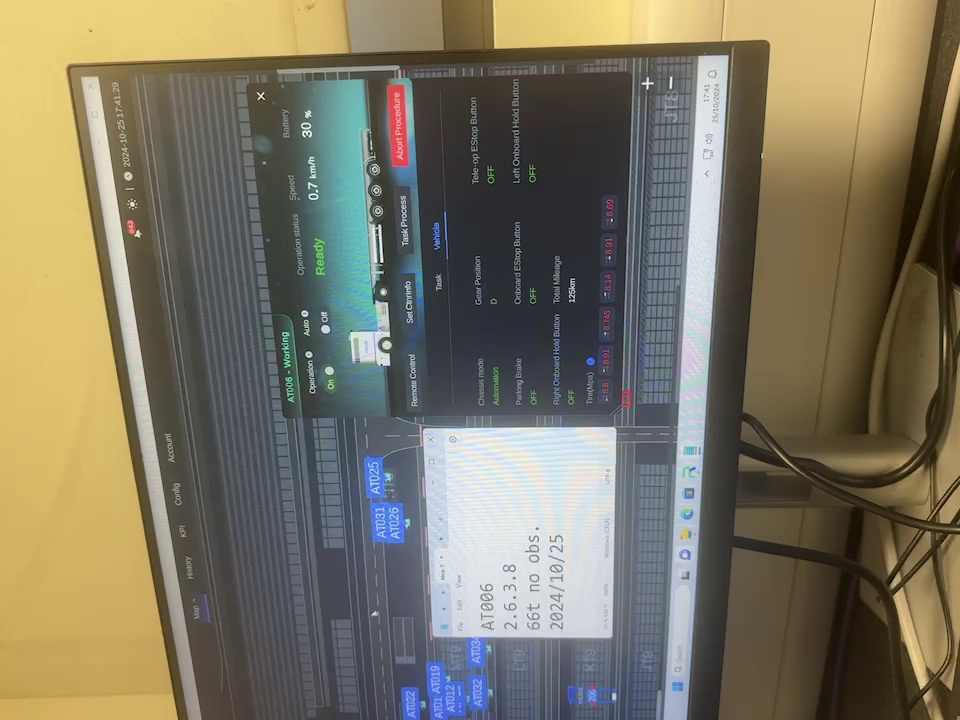
#> input picture frame_0029.jpg, 960 x 720 px; its folder holds only this picture in this run
$ python -i void_pre_processing.py   (imports and definitions only)
#> lines starting #> are read from the running program, lines starting #| are printed output that depends on the picture; after the words box and inside, x2 and y2 are one past the last pixel; in counts of white or black regions, pixels touching at a corner belong together
import cv2
import os
import numpy as np

# 这个千万别用 全部错的

# 定义输入文件夹（待处理图片）和输出文件夹（处理后的图片）
input_folder = "pre_processed_1"  # 替换成你的文件夹路径
output_folder = "processed_images"

# 确保输出文件夹存在
# [1 line not run here, left out]

# 预处理函数
def preprocess_image(image_path, output_path):
    # 读取图像
#> called with image_path = 'frame_0029.jpg', output_path = 'out.png'
    img = cv2.imread(image_path)
#> img is the input picture: shape (720, 960, 3); mean B, G, R 98.3, 117.3, 123.3
    if img is None:
        print(f"无法读取图像: {image_path}")
        return

    # 转换为灰度图
    gray = cv2.cvtColor(img, cv2.COLOR_BGR2GRAY)
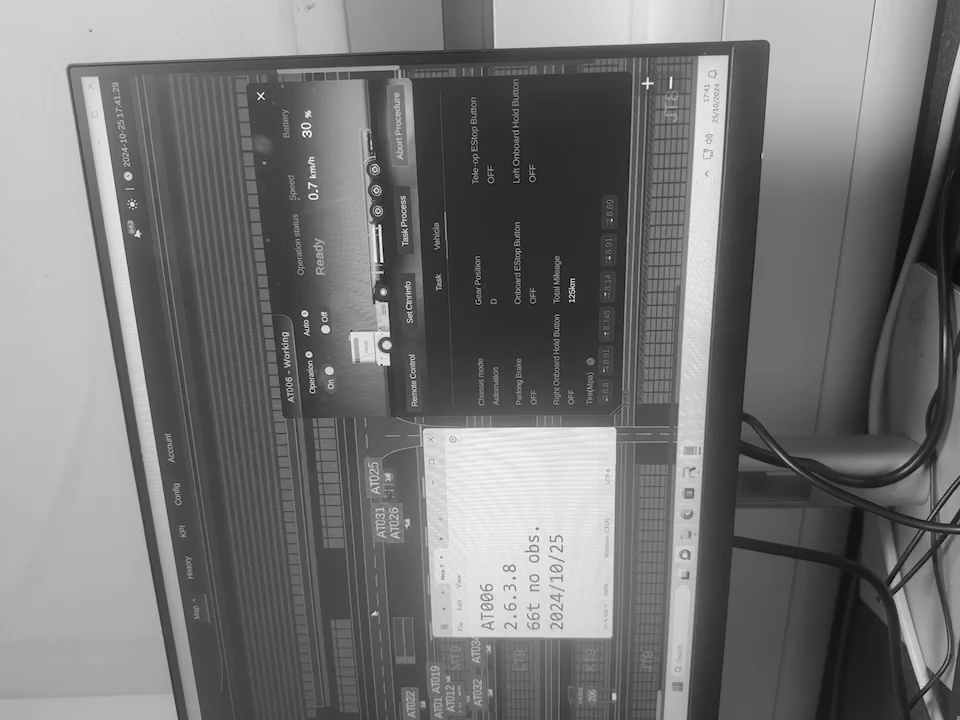
#> gray: shape (720, 960); min 0, max 251, mean 116.9

    # 二值化处理（Adaptive Thresholding）
    binary = cv2.adaptiveThreshold(gray, 255, cv2.ADAPTIVE_THRESH_GAUSSIAN_C, cv2.THRESH_BINARY, 11, 2)
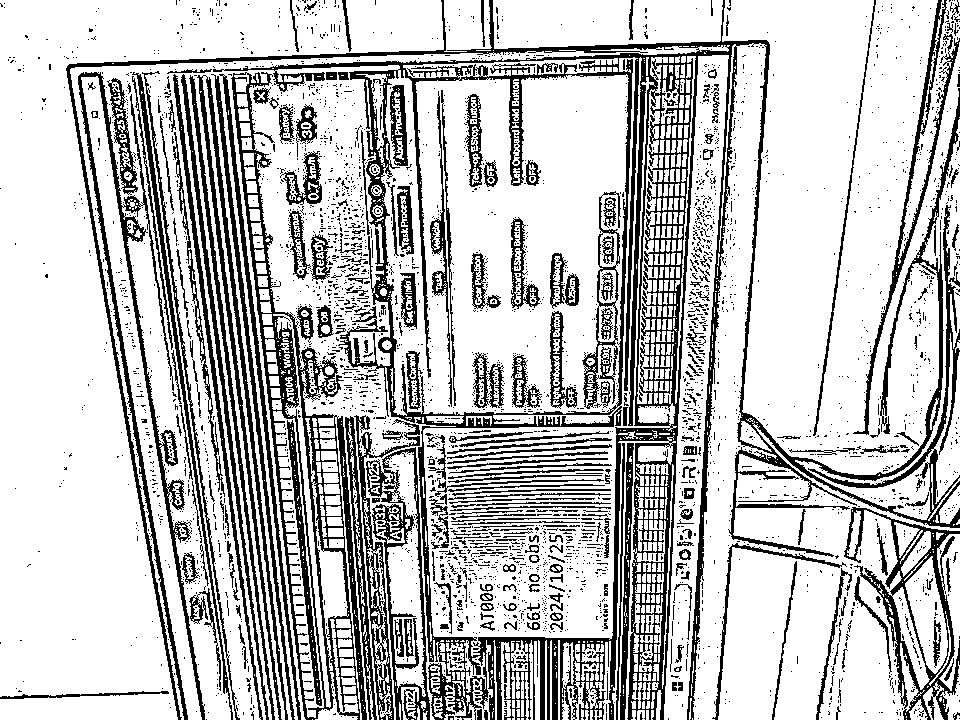
#> binary: shape (720, 960); 75.6% white; 3662 black regions (3351 under 20 px), largest, box (x1, y1, x2, y2) and area: (66, 0, 960, 720) 57931, (231, 72, 367, 720) 12315, (78, 72, 205, 720) 7194

    # 降噪处理（使用中值滤波）
    denoised = cv2.medianBlur(binary, 3)
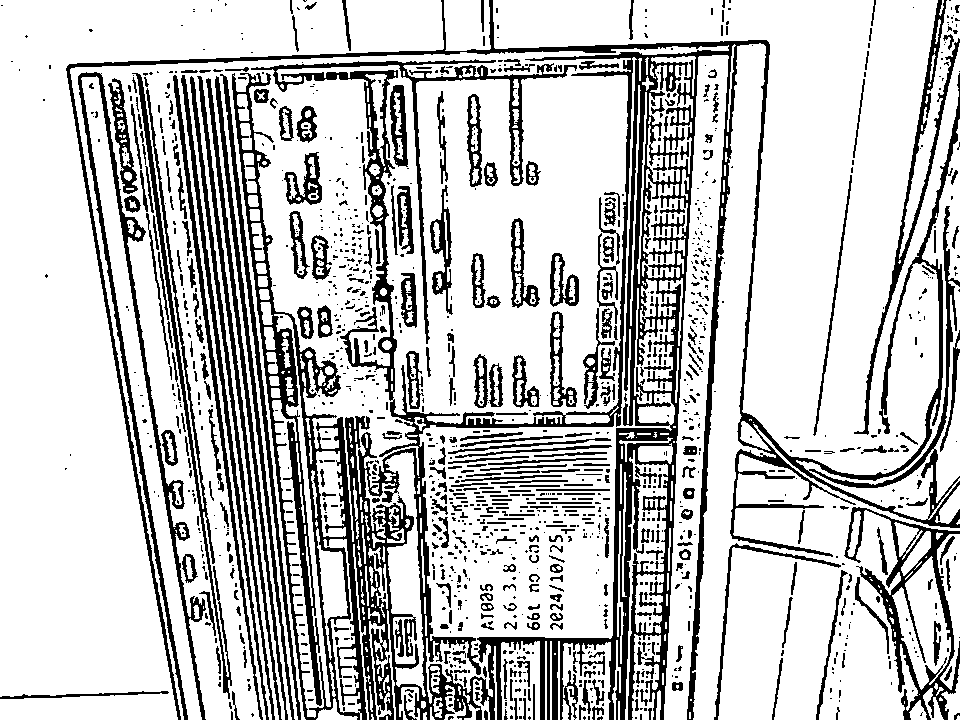
#> denoised: shape (720, 960); 76.9% white; 1361 black regions (958 under 20 px), largest, box (x1, y1, x2, y2) and area: (66, 0, 960, 720) 77922, (78, 72, 206, 720) 6301, (844, 507, 960, 720) 4740

    # 透视变换（如果有畸变）
    # 这里可以添加透视校正代码，如检测边缘后进行 cv2.getPerspectiveTransform

    # 保存预处理后的图像
    cv2.imwrite(output_path, denoised)

# 遍历文件夹中的所有图片
# [8 lines not run here, left out]

>>> result = preprocess_image('frame_0029.jpg', 'out.png')

$ run again, on frame_0761.jpg
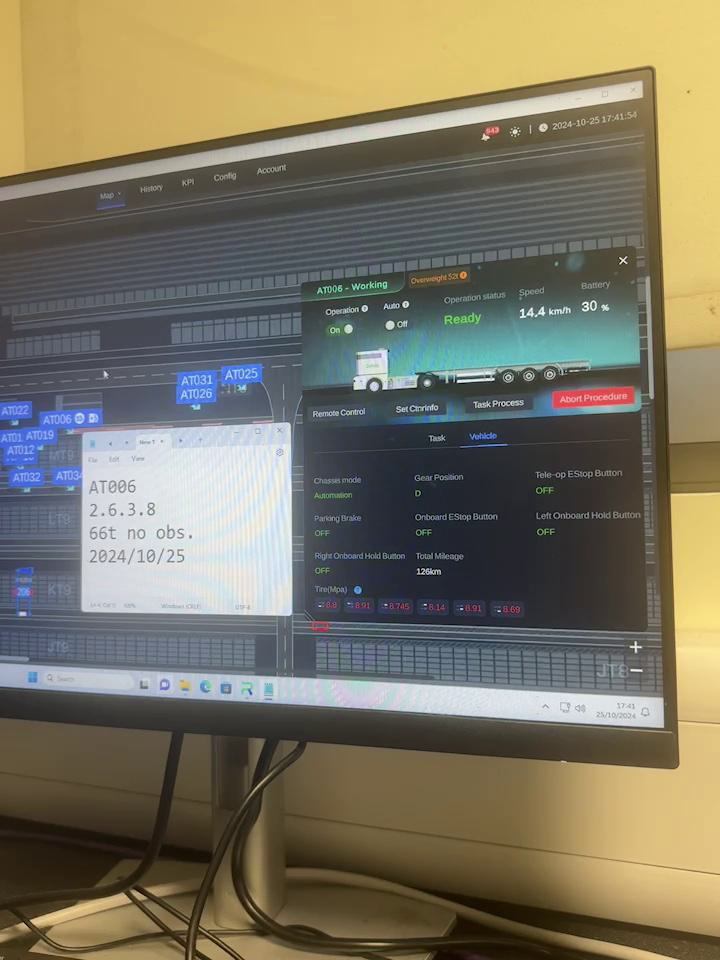
#> input picture frame_0761.jpg, 720 x 960 px
#> in preprocess_image, img is the input picture: shape (960, 720, 3); mean B, G, R 98, 117, 122.9
#> in preprocess_image, `binary = cv2.adaptiveThreshold(gray, 255, cv2.ADAPTIVE_THRESH_GAUSSIAN..`:
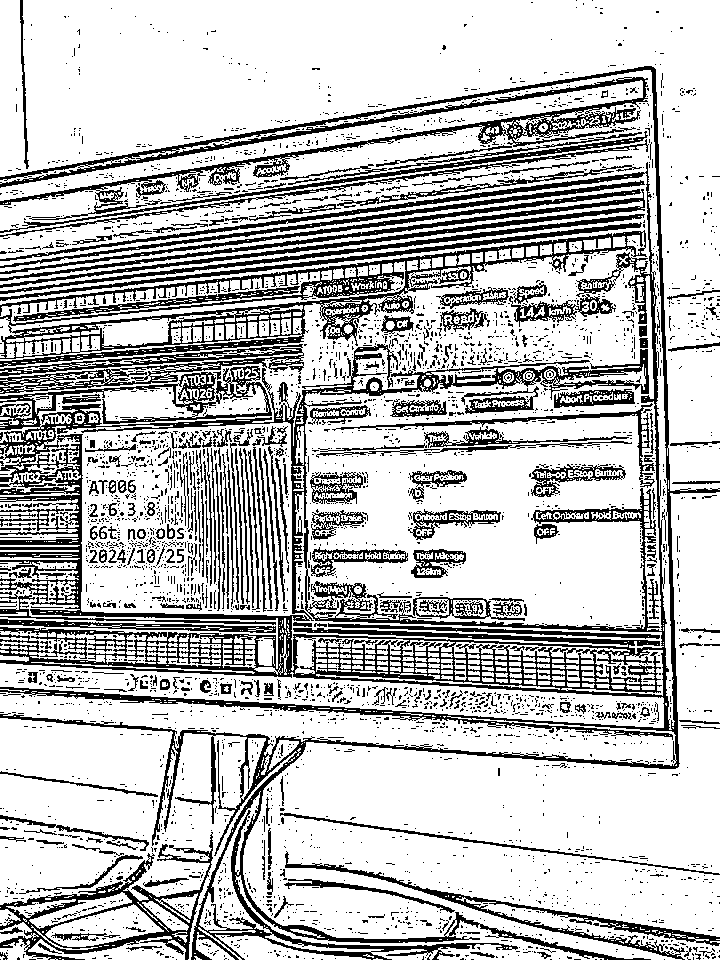
#> binary: shape (960, 720); 75% white; 4037 black regions (3710 under 20 px), largest, box (x1, y1, x2, y2) and area: (0, 66, 720, 960) 71048, (0, 230, 647, 367) 12788, (0, 189, 645, 288) 5104
#> in preprocess_image, `denoised = cv2.medianBlur(binary, 3)`:
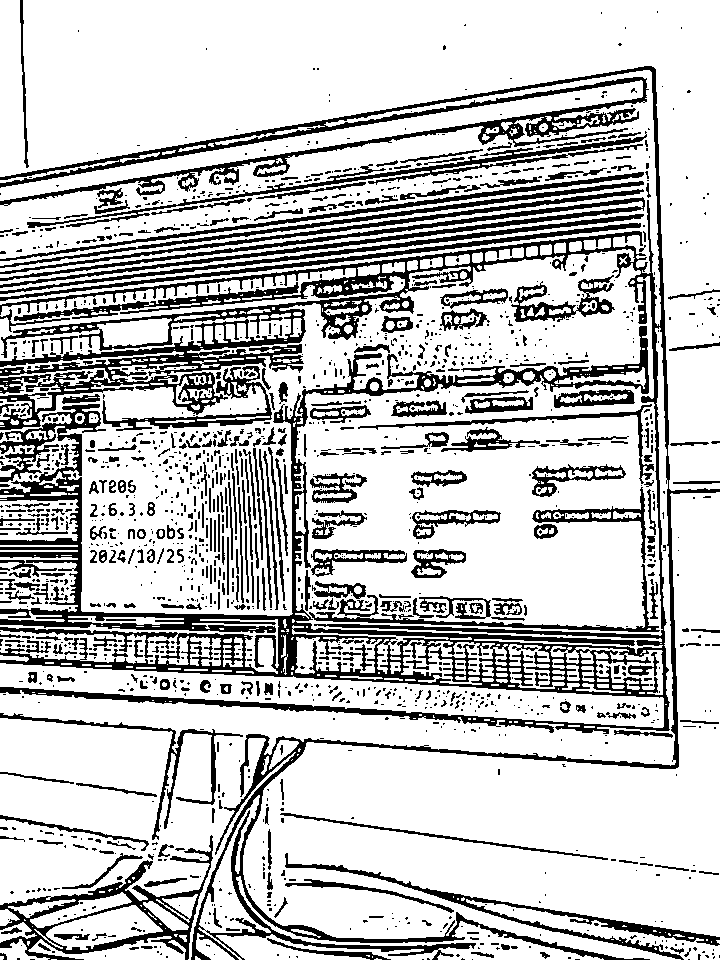
#> denoised: shape (960, 720); 76.6% white; 1650 black regions (1223 under 20 px), largest, box (x1, y1, x2, y2) and area: (0, 66, 720, 960) 76928, (0, 197, 645, 288) 5097, (0, 835, 213, 960) 4747
